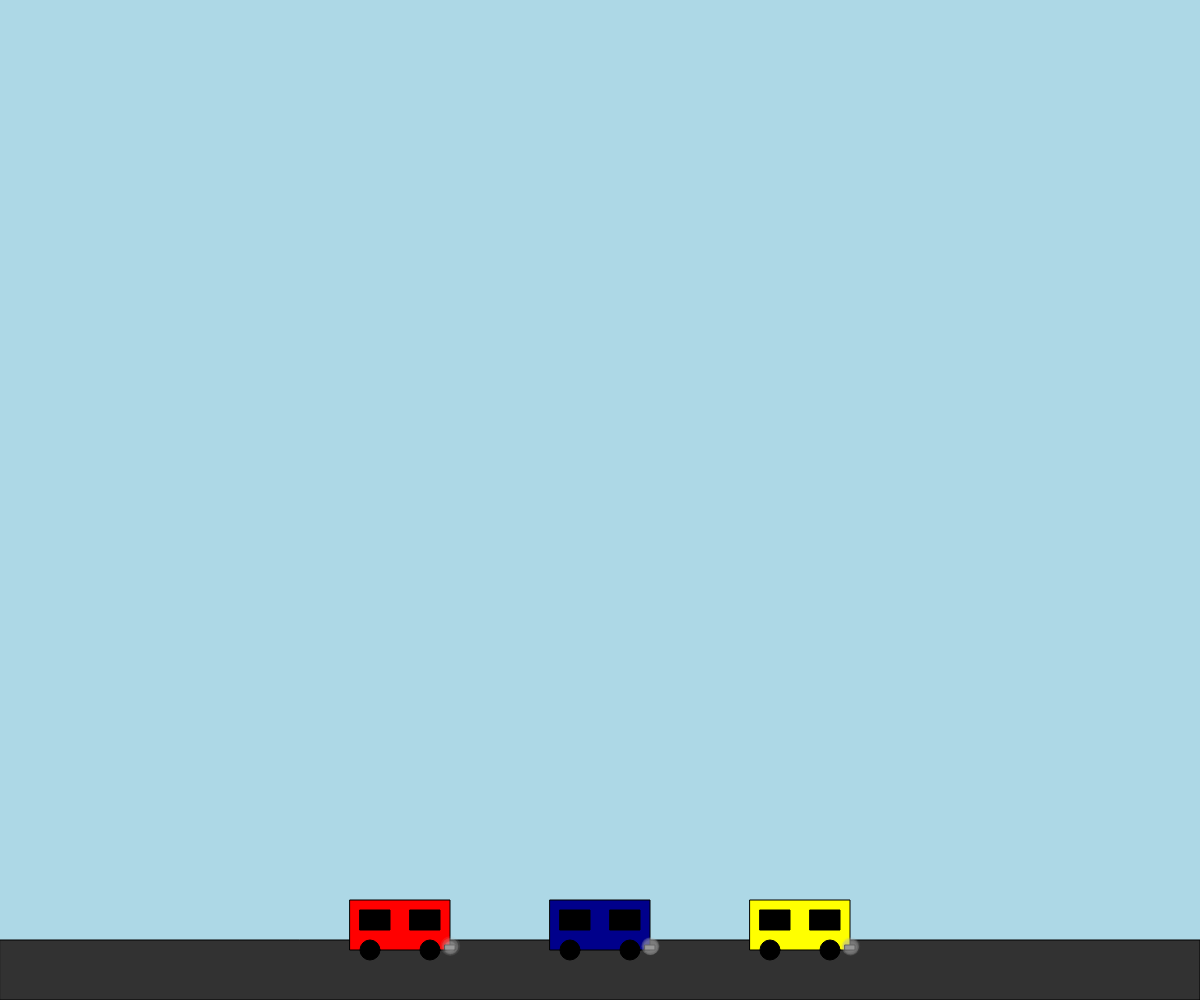
Frame 1 (no input)
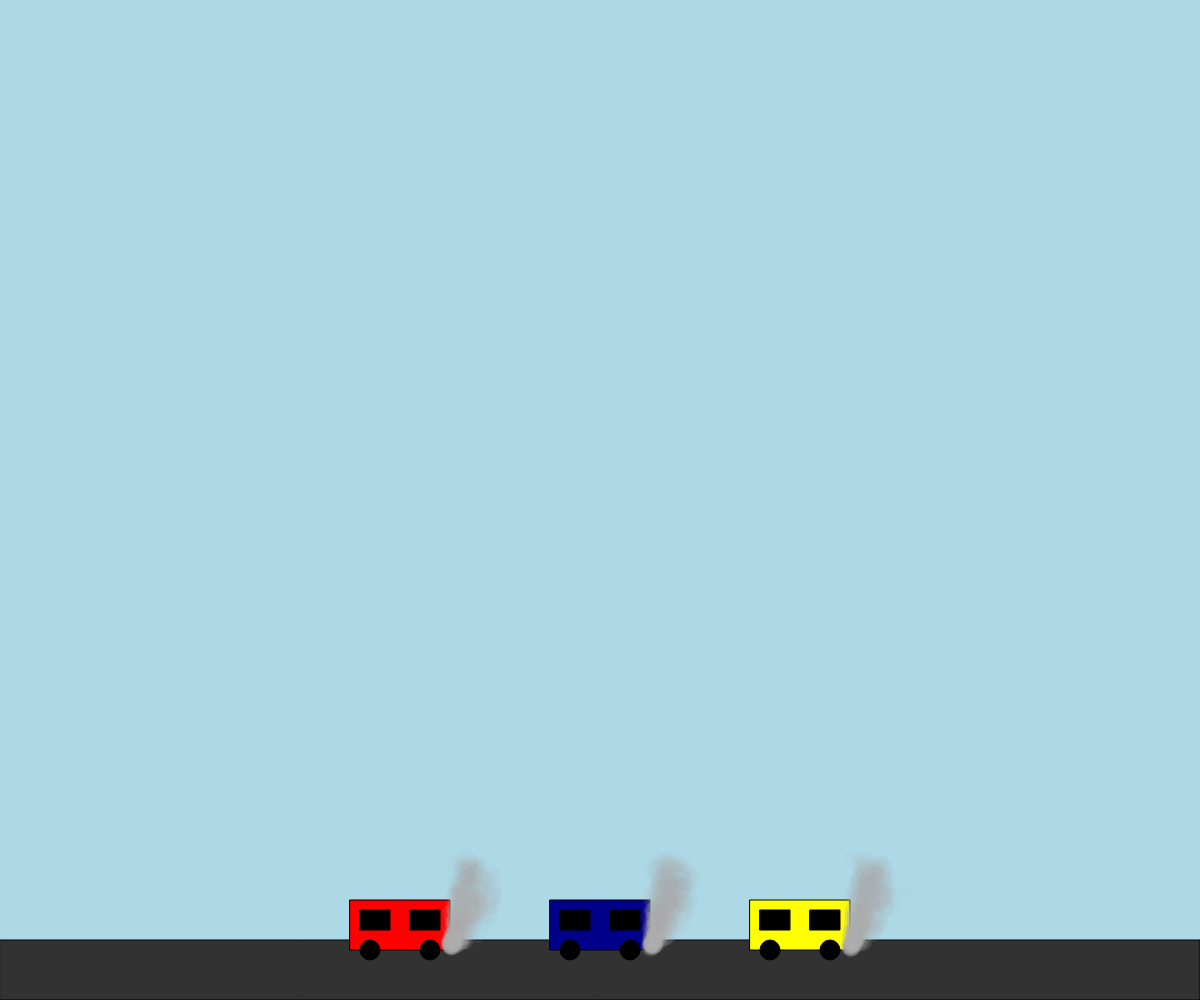
Frame 60 (no input)
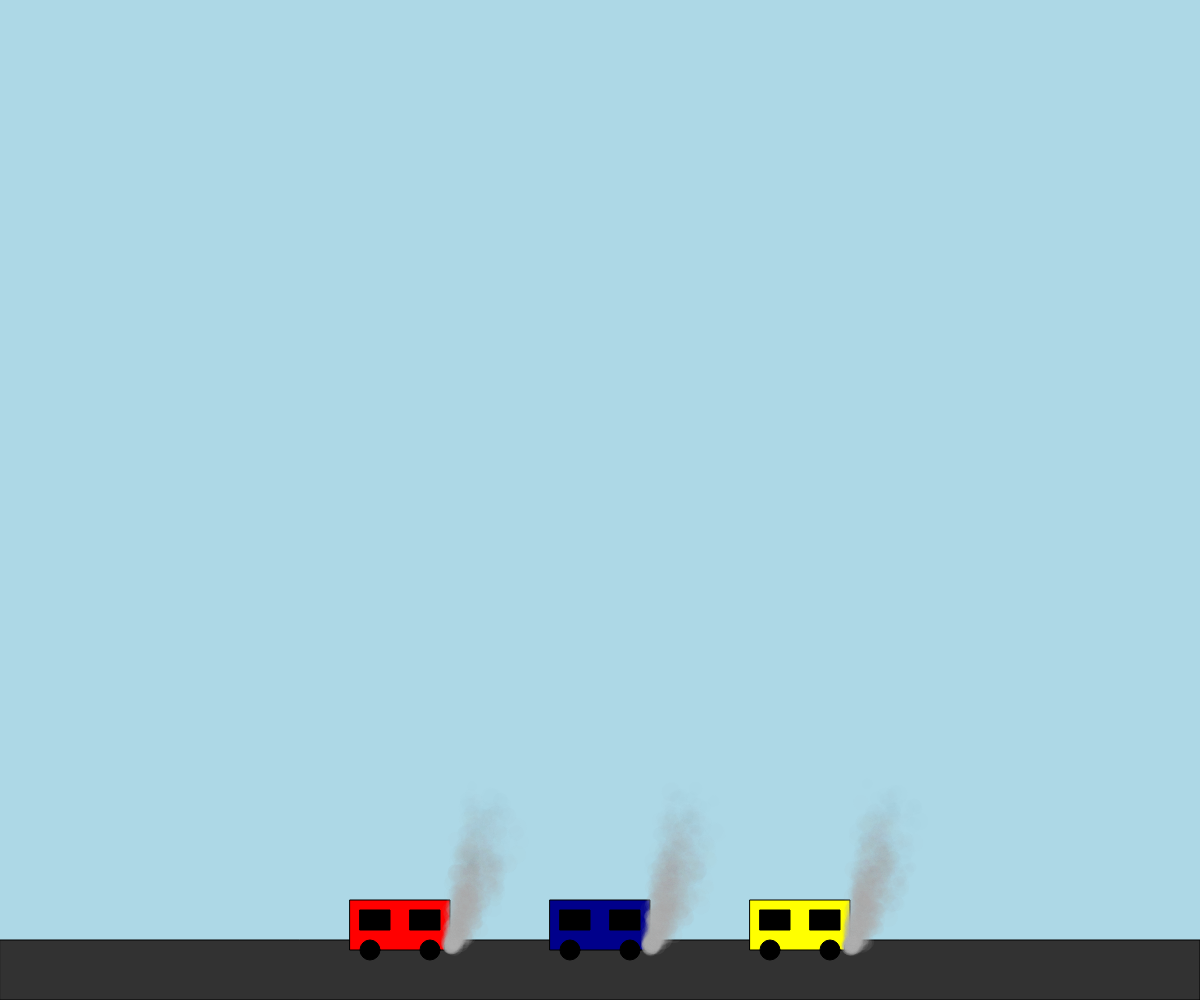
Frame 120 (the mouse pressed at the canvas centre since frame 60)

The p5.js sketch that drew these frames (run headless with seeded random() and noise() and a simulated clock; from frame 60 on, the mouse is pressed at the canvas centre):

// p5.js sketch
// ── sketch.js
let particles = [];
let gravity;

function setup() {
  createCanvas(windowWidth, windowHeight);
  gravity = createVector(0, -0.05); // Light upward force for smoke
}

function draw() {
  background('#ADD8E6');

  // Draw the road
  drawRoad();

  // Position for the main car
  let carX = width / 2 - 50; 
  let carY = height - 100;

  // Draw the main car and emit exhaust from its pipe
  let exhaustPipePosition = drawCar(carX, carY, 'darkblue', 'black');
  emitExhaust(exhaustPipePosition.x, exhaustPipePosition.y);

  // Add and manage other cars on the road
  let otherCar1Exhaust = drawCar(width / 2 - 250, height - 100, 'red', 'black');
  emitExhaust(otherCar1Exhaust.x, otherCar1Exhaust.y);

  let otherCar2Exhaust = drawCar(width / 2 + 150, height - 100, 'yellow', 'black');
  emitExhaust(otherCar2Exhaust.x, otherCar2Exhaust.y);

  // Update and show particles for smoke
  updateAndShowParticles();
}

function emitExhaust(x, y) {
  for (let i = 0; i < 10; i++) { // Increased emission rate for more pronounced smoke
    particles.push(new Particle(x, y));
  }
}

function drawRoad() {
  fill(50);
  rect(0, height - 60, width, 60); // Simple road
}

function drawCar(x, y, bodyColor, windowColor) {
  fill(bodyColor);
  rect(x, y, 100, 50); // Car body
  fill(0);
  ellipse(x + 20, y + 50, 20, 20); // Front wheel
  ellipse(x + 80, y + 50, 20, 20); // Rear wheel
  fill(windowColor);
  rect(x + 10, y + 10, 30, 20); // Front window
  rect(x + 60, y + 10, 30, 20); // Rear window

  // Draw exhaust pipe
  fill(120); // Grey color for the exhaust pipe
  let exhaustPipe = { x: x + 95, y: y + 45, width: 10, height: 5 }; // Position and size of the exhaust pipe
  rect(exhaustPipe.x, exhaustPipe.y, exhaustPipe.width, exhaustPipe.height);

  // Return the position from which the exhaust should be emitted
  return createVector(exhaustPipe.x + 5, exhaustPipe.y + 2.5); // Adjusted for the center of the pipe
}

function updateAndShowParticles() {
  for (let i = particles.length - 1; i >= 0; i--) {
    particles[i].update();
    particles[i].show();
    if (particles[i].destroy) {
      particles.splice(i, 1);
    }
  }
}

class Particle {
  constructor(x, y) {
    this.pos = createVector(x, y);
    // Adjust initial velocity to have a rightward component
    this.vel = createVector(random(0, 1), random(-2, 0)); // Now also moves right
    this.acc = createVector(0, 0);
    this.radius = random(5, 10);
    this.lifetime = random(60, 120);
  }

  update() {
    this.lifetime--;
    if (this.lifetime < 0) {
      this.destroy = true;
    }

    // Apply a constant rightward force (like wind)
    let wind = createVector(0.01, 0); // Small, constant force to the right
    this.applyForce(wind);

    // Apply a random force to simulate varying air currents
    let airCurrents = createVector(random(-0.05, 0.05), random(-0.02, 0.02));
    this.applyForce(airCurrents);

    this.vel.add(this.acc);
    this.vel.limit(1.5); // Keep movement gentle
    this.pos.add(this.vel);
    this.acc.mult(0); // Reset acceleration after applying it to velocity
    this.applyForce(gravity);
  }

  applyForce(force) {
    this.acc.add(force);
  }

  show() {
    push();
    noStroke();
    fill(180, this.lifetime / 4); // More transparent smoke
    translate(this.pos.x, this.pos.y);
    ellipse(0, 0, this.radius * 2);
    pop();
  }
  
}

function windowResized() {
  resizeCanvas(windowWidth, windowHeight);
  initializeArrays(); // Reinitialize arrays to match new canvas size
}
